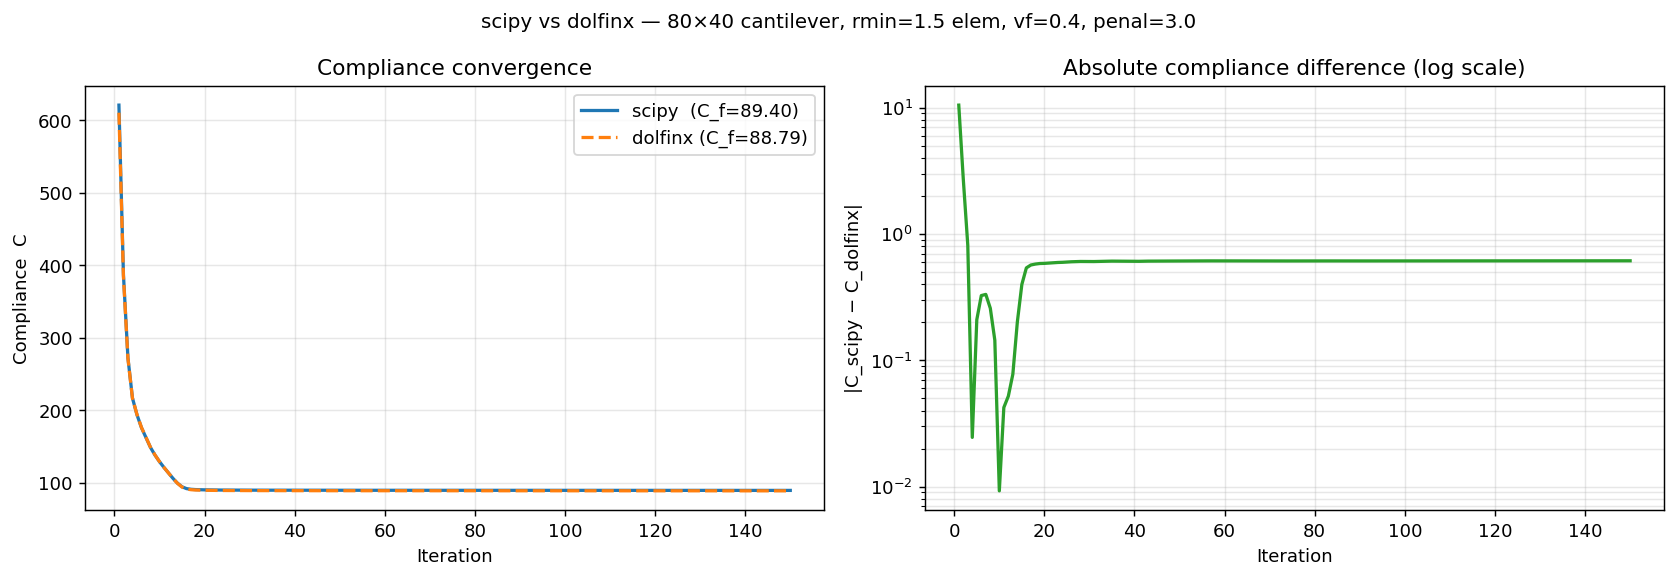

Reproduce this figure in Python.
"""
Convergence comparison: scipy SIMP vs dolfinx cantilever.

Runs both optimizers on the same 80×40 cantilever problem (rmin=1.5 elem,
vf=0.4, penal=3) for 150 iterations and plots compliance vs iteration.
"""

import sys
from pathlib import Path
sys.path.insert(0, str(Path(__file__).parent.parent))

import numpy as np
import scipy.sparse as sp
import scipy.sparse.linalg as spla
from scipy.spatial import cKDTree
import matplotlib
matplotlib.use("Agg")
import matplotlib.pyplot as plt

from topoopt import ElasticityProblem, ConeFilter

# ── Shared problem parameters ────────────────────────────────────────────────
nelx, nely   = 80, 40
lx, ly       = 2.0, 1.0
volfrac      = 0.40
penal        = 3.0
rmin_elem    = 1.5          # element units (Andreassen 2011 default)
h            = ly / nely    # 0.025
rmin_phys    = rmin_elem * h
max_iter     = 150
move         = 0.2
E0, Emin, nu = 1.0, 1e-9, 0.3


# ── 1. scipy SIMP ────────────────────────────────────────────────────────────
print("Running scipy SIMP ...")

def lk():
    k = [0.5-nu/6, 0.125+nu/8, -0.25-nu/12, -0.125+3*nu/8,
         -0.25+nu/12, -0.125-nu/8, nu/6, 0.125-3*nu/8]
    return E0/(1-nu**2) * np.array([
        [k[0],k[1],k[2],k[3],k[4],k[5],k[6],k[7]],
        [k[1],k[0],k[7],k[6],k[5],k[4],k[3],k[2]],
        [k[2],k[7],k[0],k[5],k[6],k[3],k[4],k[1]],
        [k[3],k[6],k[5],k[0],k[7],k[2],k[1],k[4]],
        [k[4],k[5],k[6],k[7],k[0],k[1],k[2],k[3]],
        [k[5],k[4],k[3],k[2],k[1],k[0],k[7],k[6]],
        [k[6],k[3],k[4],k[1],k[2],k[7],k[0],k[5]],
        [k[7],k[2],k[1],k[4],k[3],k[6],k[5],k[0]]])

KE = lk()
ndof = 2 * (nelx+1) * (nely+1)

def node(ex, ey): return ey + ex*(nely+1)

ex_all = np.repeat(np.arange(nelx), nely)
ey_all = np.tile(np.arange(nely), nelx)
n1 = node(ex_all, ey_all);   n2 = node(ex_all+1, ey_all)
n3 = node(ex_all+1, ey_all+1); n4 = node(ex_all, ey_all+1)
edofs = np.column_stack([2*n1, 2*n1+1, 2*n2, 2*n2+1,
                          2*n3, 2*n3+1, 2*n4, 2*n4+1])

fixed = np.array(sorted({d for ey in range(nely+1)
                          for n in [node(0, ey)] for d in [2*n, 2*n+1]}))
free = np.setdiff1d(np.arange(ndof), fixed)

# 1-node midpoint load
F_sp = np.zeros(ndof)
F_sp[2*node(nelx, nely//2) + 1] = -1.0

# vectorised K assembly indices
ii = np.concatenate([edofs[:, ei] for ei in range(8) for _ in range(8)])
jj = np.concatenate([edofs[:, ej] for _ in range(8) for ej in range(8)])

# cone filter (element units)
cx = ex_all + 0.5; cy = ey_all + 0.5
pairs = cKDTree(np.column_stack([cx, cy])).query_pairs(rmin_elem, output_type="ndarray")
rows, cols, vals = list(range(nelx*nely)), list(range(nelx*nely)), [rmin_elem]*(nelx*nely)
for i, j in pairs:
    d = np.hypot(cx[i]-cx[j], cy[i]-cy[j])
    rows += [i, j]; cols += [j, i]; vals += [rmin_elem-d, rmin_elem-d]
H_sp = sp.csr_matrix((vals, (rows, cols)), shape=(nelx*nely, nelx*nely))
Hs_sp = np.asarray(H_sp.sum(1)).ravel()
sp_filt = lambda r: (H_sp @ r) / Hs_sp

x_sp  = np.full(nelx*nely, volfrac)
xP_sp = sp_filt(x_sp)
C_hist_sp = []

for it in range(1, max_iter+1):
    xc = np.maximum(xP_sp, 1e-3)
    ks = Emin + xc**penal * (E0-Emin)
    kv = np.array([ks * KE[ei, ej] for ei in range(8) for ej in range(8)]).ravel()
    K  = sp.csr_matrix((kv, (ii, jj)), shape=(ndof, ndof))
    u  = np.zeros(ndof)
    u[free] = spla.spsolve(K[free, :][:, free].tocsc(), F_sp[free])
    C  = float(F_sp @ u)
    C_hist_sp.append(C)
    Ue = u[edofs]
    dc = -(penal * xc**(penal-1) * (E0-Emin)) * np.einsum('ni,ij,nj->n', Ue, KE, Ue)
    dc_f = (H_sp @ (xc * dc)) / Hs_sp / np.maximum(1e-3, xc)
    dc_abs = np.maximum(-dc_f, 1e-30)
    l1, l2 = 1e-9, 1e9
    while (l2-l1)/(l1+l2) > 1e-6:
        lm = 0.5*(l1+l2)
        xn = np.clip(xP_sp * np.sqrt(dc_abs/lm),
                     np.maximum(0.001, xP_sp-move), np.minimum(1.0, xP_sp+move))
        if xn.mean() > volfrac: l1 = lm
        else:                   l2 = lm
    x_sp  = xn
    xP_sp = sp_filt(x_sp)
    if it % 30 == 0:
        print(f"  scipy  iter {it:4d}  C={C:.4f}")

print(f"  scipy  DONE  C_final={C_hist_sp[-1]:.4f}")


# ── 2. dolfinx cantilever ────────────────────────────────────────────────────
print("Running dolfinx cantilever ...")

fem_prob = ElasticityProblem(nx=nelx, ny=nely, lx=lx, ly=ly,
                              penal=penal, load_type="midpoint")
filt_dx  = ConeFilter(fem_prob.DG0, r_min=rmin_phys)

x_dx  = np.full(nelx*nely, volfrac)
xP_dx = filt_dx.apply(x_dx)
C_hist_dx = []

for it in range(1, max_iter+1):
    xc = np.clip(xP_dx, 1e-3, 1.0)
    fem_prob.update_density(xc)
    u, C = fem_prob.solve()
    C_hist_dx.append(C)
    dc_raw = fem_prob.compliance_sensitivity(u)
    dc_f   = filt_dx.apply(xc * dc_raw) / np.maximum(1e-3, xc)
    dc_abs = np.maximum(-dc_f, 1e-30)
    l1, l2 = 1e-9, 1e9
    while (l2-l1)/(l1+l2) > 1e-6:
        lm = 0.5*(l1+l2)
        xn = np.clip(xP_dx * np.sqrt(dc_abs/lm),
                     np.maximum(0.001, xP_dx-move), np.minimum(1.0, xP_dx+move))
        if xn.mean() > volfrac: l1 = lm
        else:                   l2 = lm
    x_dx  = xn
    xP_dx = filt_dx.apply(x_dx)
    if it % 30 == 0:
        print(f"  dolfinx iter {it:4d}  C={C:.4f}")

print(f"  dolfinx DONE  C_final={C_hist_dx[-1]:.4f}")


# ── 3. Plot ──────────────────────────────────────────────────────────────────
iters_sp = np.arange(1, len(C_hist_sp)+1)
iters_dx = np.arange(1, len(C_hist_dx)+1)

fig, axes = plt.subplots(1, 2, figsize=(13, 4.5))

# --- Convergence curve ---
ax = axes[0]
ax.plot(iters_sp, C_hist_sp, label=f"scipy  (C_f={C_hist_sp[-1]:.2f})", lw=1.8)
ax.plot(iters_dx, C_hist_dx, label=f"dolfinx (C_f={C_hist_dx[-1]:.2f})", lw=1.8, ls="--")
ax.set_xlabel("Iteration")
ax.set_ylabel("Compliance  C")
ax.set_title("Compliance convergence")
ax.legend()
ax.grid(True, alpha=0.3)

# --- Log-scale difference ---
ax2 = axes[1]
n_common = min(len(C_hist_sp), len(C_hist_dx))
diff = np.abs(np.array(C_hist_sp[:n_common]) - np.array(C_hist_dx[:n_common]))
ax2.semilogy(np.arange(1, n_common+1), diff, color="C2", lw=1.8)
ax2.set_xlabel("Iteration")
ax2.set_ylabel("|C_scipy − C_dolfinx|")
ax2.set_title("Absolute compliance difference (log scale)")
ax2.grid(True, alpha=0.3, which="both")

fig.suptitle(
    f"scipy vs dolfinx — 80×40 cantilever, rmin={rmin_elem} elem, vf={volfrac}, penal={penal}",
    fontsize=11,
)
plt.tight_layout()
out = Path(__file__).parent / "convergence_comparison.png"
plt.savefig(out, dpi=130, bbox_inches="tight")
print(f"\nSaved {out}")
